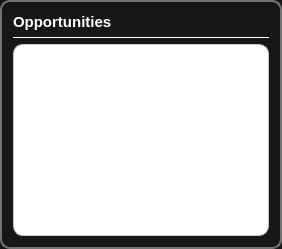
                 <widget class="QFrame" name="frame_2">
                  <property name="styleSheet">
                   <string notr="true">border: 2px solid #737373;
background-color: #171717;
border-radius: 10px;</string>
                  </property>
                  <property name="frameShape">
                   <enum>QFrame::Shape::StyledPanel</enum>
                  </property>
                  <property name="frameShadow">
                   <enum>QFrame::Shadow::Raised</enum>
                  </property>
                  <layout class="QVBoxLayout" name="verticalLayout_5">
                   <item>
                    <layout class="QHBoxLayout" name="horizontalLayout_5">
                     <item>
                      <widget class="QLabel" name="totalleadhead_lbl">
                       <property name="sizePolicy">
                        <sizepolicy hsizetype="Expanding" vsizetype="Fixed">
                         <horstretch>0</horstretch>
                         <verstretch>0</verstretch>
                        </sizepolicy>
                       </property>
                       <property name="font">
                        <font>
                         <pointsize>11</pointsize>
                         <bold>true</bold>
                        </font>
                       </property>
                       <property name="styleSheet">
                        <string notr="true">background: transparent;
color: #fff;
border: none</string>
                       </property>
                       <property name="text">
                        <string>Opportunities</string>
                       </property>
                      </widget>
                     </item>
                     <item>
                      <widget class="QPushButton" name="add_btn">
                       <property name="toolTip">
                        <string/>
                       </property>
                       <property name="styleSheet">
                        <string notr="true">QPushButton {
    border: none;
}

QPushButton:hover {
    background-color: #3A3A3A; /* Dark gray background on hover */
    color: #FFFFFF; /* White text on hover */
    border-color: #1E90FF; /* Slightly lighter blue border on hover */
}

QPushButton:pressed {
    background-color: #5A5A5A; /* Darker gray background on press */
    color: #FFFFFF; /* White text on press */
    border-color: #1E90FF; /* Keep the blue border color when pressed */
}
</string>
                       </property>
                       <property name="text">
                        <string/>
                       </property>
                       <property name="icon">
                        <iconset resource="../qrc/icons.qrc">
                         <normaloff>:/Resources/plus (1).svg</normaloff>:/Resources/plus (1).svg</iconset>
                       </property>
                       <property name="iconSize">
                        <size>
                         <width>25</width>
                         <height>25</height>
                        </size>
                       </property>
                      </widget>
                     </item>
                     <item>
                      <widget class="QPushButton" name="edit_btn">
                       <property name="styleSheet">
                        <string notr="true">QPushButton {
    border: none;
}

QPushButton:hover {
    background-color: #3A3A3A; /* Dark gray background on hover */
    color: #FFFFFF; /* White text on hover */
    border-color: #1E90FF; /* Slightly lighter blue border on hover */
}

QPushButton:pressed {
    background-color: #5A5A5A; /* Darker gray background on press */
    color: #FFFFFF; /* White text on press */
    border-color: #1E90FF; /* Keep the blue border color when pressed */
}
</string>
                       </property>
                       <property name="text">
                        <string/>
                       </property>
                       <property name="icon">
                        <iconset resource="../qrc/icons.qrc">
                         <normaloff>:/Resources/edit.svg</normaloff>:/Resources/edit.svg</iconset>
                       </property>
                       <property name="iconSize">
                        <size>
                         <width>25</width>
                         <height>25</height>
                        </size>
                       </property>
                      </widget>
                     </item>
                    </layout>
                   </item>
                   <item>
                    <widget class="Line" name="linelead">
                     <property name="styleSheet">
                      <string notr="true">
    background-color: white;
    max-height: 1px;
    min-height: 1px;
    border: none;
</string>
                     </property>
                     <property name="frameShadow">
                      <enum>QFrame::Shadow::Sunken</enum>
                     </property>
                     <property name="orientation">
                      <enum>Qt::Orientation::Horizontal</enum>
                     </property>
                    </widget>
                   </item>
                   <item>
                    <layout class="QHBoxLayout" name="horizontalLayout_2">
                     <item>
                      <layout class="QVBoxLayout" name="verticalLayout_13">
                       <item>
                        <layout class="QHBoxLayout" name="horizontalLayout_3">
                         <item>
                          <widget class="QTableWidget" name="opportunities_tbl">
                           <property name="styleSheet">
                            <string notr="true">QTableWidget {
    background-color: rgb(255, 255, 255);
    alternate-background-color: rgb(235, 235, 235);
    gridline-color: rgb(200, 200, 200);
    color: black;
    font: 11pt &quot;Segoe UI&quot;;
    selection-background-color: rgb(100, 149, 237);  /* Light blue selection */
    selection-color: white;
    border: 1px solid rgb(200, 200, 200);
	text-align: center;
}

QTableWidget::item {
    padding: 5px;
}

QHeaderView::section {
    background-color: rgb(240, 240, 240);
    color: black;
 	font: 11pt &quot;Segoe UI&quot;;
}

QTableCornerButton::section {
    background-color: rgb(240, 240, 240);
    border: 1px solid rgb(200, 200, 200);
}
</string>
                           </property>
                          </widget>
                         </item>
                        </layout>
                       </item>
                      </layout>
                     </item>
                    </layout>
                   </item>
                  </layout>
                 </widget>
